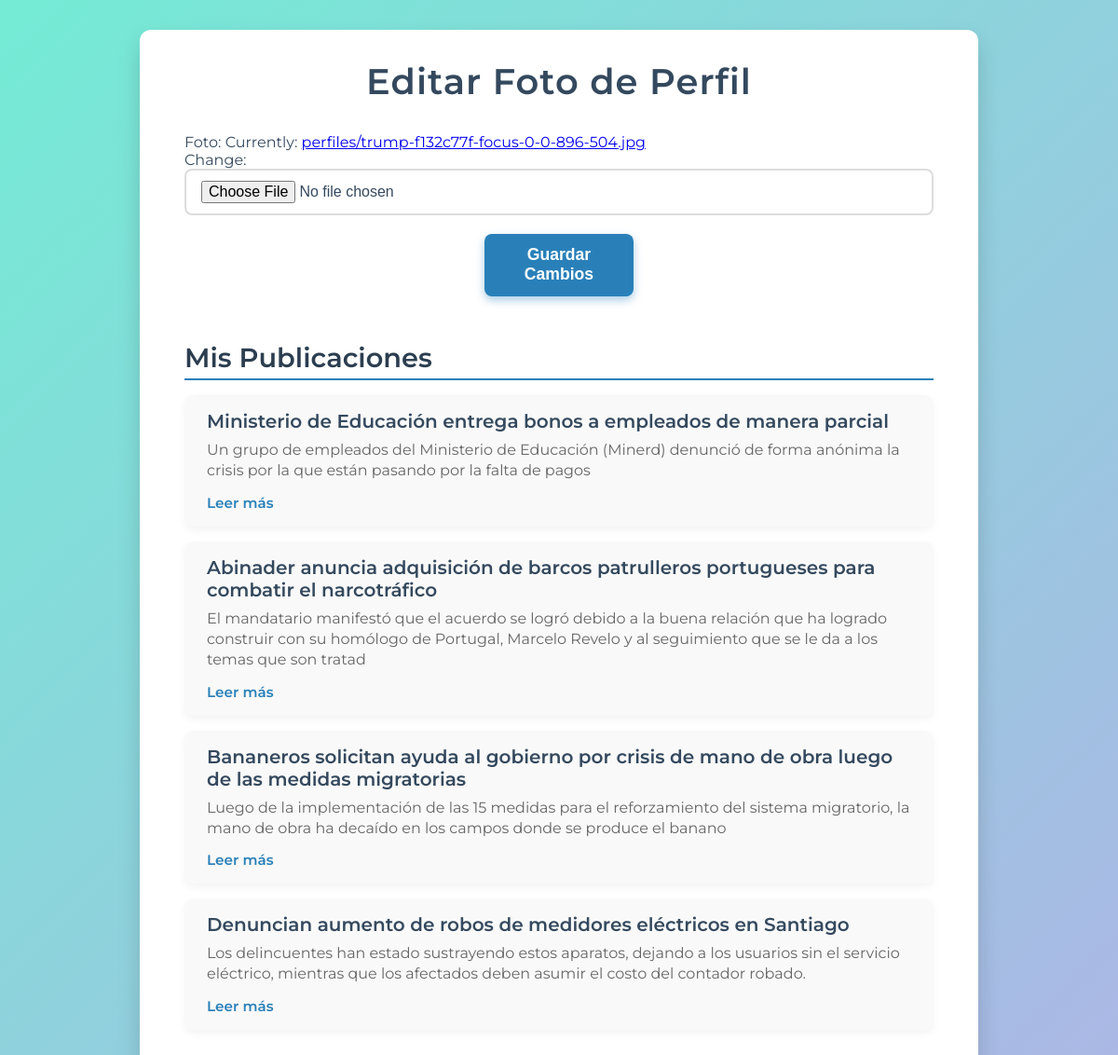
Screenshot of /editar-perfil/ (signed in) with the database file from the repository.
### post/models.py (models this page shows, shortened)
class Perfil(models.Model):
    user = models.OneToOneField(User, on_delete=models.CASCADE)
    foto = models.ImageField(upload_to='perfiles/', default='perfiles/default.png')

class post(models.Model):
    titulo = models.CharField(max_length=200)
    subtitulo = models.CharField(max_length=200)
    Noticia = models.TextField(null=True, blank=True)
    imagen_portada = models.ImageField(null=True, blank=True)
    id = models.UUIDField(default=uuid.uuid4, unique=True, primary_key=True, editable=False)
    autor = models.ForeignKey(User, on_delete=models.CASCADE, null=True, blank=True)
    fecha_creacion = models.DateTimeField(auto_now_add=True)

### post/views.py (the view)
# urls.py: path('editar-perfil/', views.editar_perfil, name='editar_perfil'),
@login_required
def editar_perfil(request):
    user = request.user
    posts_user = post.objects.filter(autor=user).order_by('-fecha_creacion')
    if request.method == "POST":
        form = PerfilForm(request.POST, request.FILES, instance=user.perfil)
        if form.is_valid():
            form.save()
    else:
        form = PerfilForm(instance=user.perfil)
    context = {
        'form': form,
        'posts_user': posts_user,
    }
    return render(request, 'post/editar_perfil.html', context)

### post/forms.py
class PerfilForm(forms.ModelForm):
    class Meta:
        model = Perfil
        fields = ['foto']

### post/templates/post/editar_perfil.html (shortened to what this page needs)
{% load static %}
<!DOCTYPE html>
<html lang="es">
<head>
</head>
<body>
    <div class="container">
        <h1>Editar Foto de Perfil</h1>
        <form method="POST" enctype="multipart/form-data" novalidate>
            {{ form.as_p }}
            <button type="submit">Guardar Cambios</button>
        </form>
        <div class="posts-container">
            <h2>Mis Publicaciones</h2>
            {% if posts_user %}
                {% for post in posts_user %}
                    <div class="post-item">
                        <h3>{{ post.titulo }}</h3>
                        <p>{{ post.subtitulo|default:"(Sin subtítulo)" }}</p>
                        <a href="{% url 'noticia' post.id %}">Leer más</a>
                    </div>
                {% endfor %}
            {% else %}
                <p>No has publicado nada aún.</p>
            {% endif %}
        </div>
    </div>
</body>
</html>

### post/templates/post/editar_perfil.html (style rules this page uses)
* { box-sizing: border-box; }
body { font-family: 'Montserrat', Arial, sans-serif; background: linear-gradient(135deg, #74ebd5 0%, #ACB6E5 100%); margin: 0; padding: 2rem 1rem; min-height: 100vh; color: #2c3e50; display: flex; justify-content: center; }
.container { background: #fff; border-radius: 12px; box-shadow: 0 12px 24px rgba(0,0,0,0.15); max-width: 900px; width: 100%; padding: 2rem 3rem; }
h1 { margin-top: 0; font-weight: 600; font-size: 2.4rem; text-align: center; color: #34495e; margin-bottom: 2rem; letter-spacing: 1px; }
form { display: flex; flex-direction: column; gap: 1.2rem; margin-bottom: 3rem; }
form p { margin: 0; font-size: 1rem; color: #34495e; }
input[type="file"], input[type="text"], input[type="email"], select, textarea { padding: 0.7rem 1rem; border: 2px solid #ddd; border-radius: 8px; font-size: 1rem; transition: border-color 0.3s ease; width: 100%; }
button { background-color: #2980b9; color: white; border: none; padding: 0.8rem 1.2rem; border-radius: 8px; cursor: pointer; font-weight: 700; font-size: 1.1rem; align-self: center; width: 160px; transition: background-color 0.3s ease; box-shadow: 0 4px 10px rgba(41, 128, 185, 0.4); }
.posts-container { max-width: 100%; }
.posts-container h2 { font-weight: 600; font-size: 1.8rem; margin-bottom: 1rem; color: #2c3e50; border-bottom: 2px solid #2980b9; padding-bottom: 0.3rem; }
.post-item { background: #f9f9f9; border-radius: 10px; padding: 1rem 1.5rem; margin-bottom: 1rem; box-shadow: 0 4px 10px rgba(0,0,0,0.05); transition: transform 0.3s ease; }
.post-item h3 { margin: 0 0 0.5rem 0; color: #34495e; font-weight: 600; font-size: 1.25rem; }
.post-item p { margin: 0 0 0.8rem 0; color: #666; font-size: 1rem; line-height: 1.4; }
.post-item a { text-decoration: none; color: #2980b9; font-weight: 600; font-size: 0.95rem; transition: color 0.3s ease; }

### rows the page displays
post: titulo "Ministerio de Educación entrega bonos a empleados de manera parcial", subtitulo "Un grupo de empleados del Ministerio de Educación (Minerd) denunció de forma anónima la crisis por la que están pasando por la falta de pagos"
post: titulo "Abinader anuncia adquisición de barcos patrulleros portugueses para combatir el narcotráfico", subtitulo "El mandatario manifestó que el acuerdo se logró debido a la buena relación que ha logrado construir con su homólogo de Portugal, Marcelo Revelo y al seguimiento que se le da a los temas que son tratad"
post: titulo "Bananeros solicitan ayuda al gobierno por crisis de mano de obra luego de las medidas migratorias", subtitulo "Luego de la implementación de las 15 medidas para el reforzamiento del sistema migratorio, la mano de obra ha decaído en los campos donde se produce el banano"
post: titulo "Denuncian aumento de robos de medidores eléctricos en Santiago", subtitulo "Los delincuentes han estado sustrayendo estos aparatos, dejando a los usuarios sin el servicio eléctrico, mientras que los afectados deben asumir el costo del contador robado."
